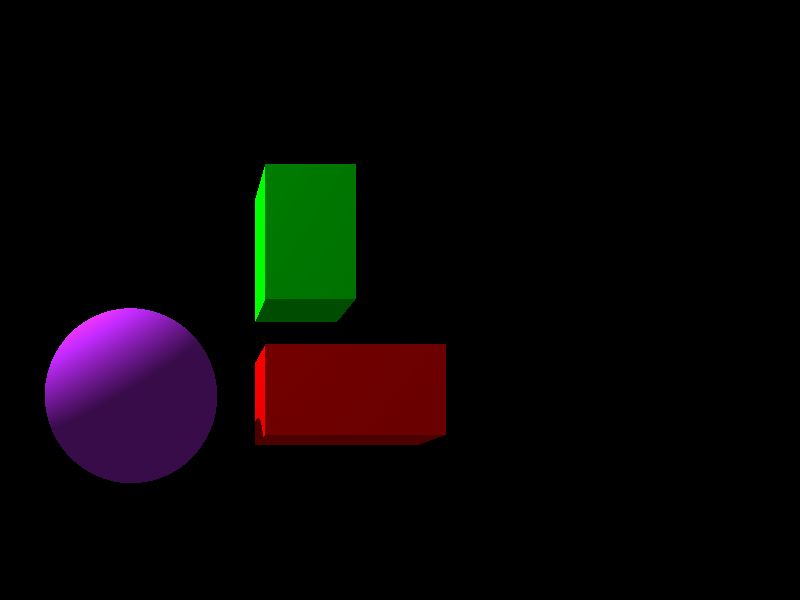

Here is the Python script that generated this plot:
#!/usr/bin/env python3
# -*- coding: utf-8 -*-
#
#  demo_tracer.py
#
#  Copyright 2021 John Coppens <[email redacted]>
#
#  This program is free software; you can redistribute it and/or modify
#  it under the terms of the GNU General Public License as published by
#  the Free Software Foundation; either version 2 of the License, or
#  (at your option) any later version.
#
#  This program is distributed in the hope that it will be useful,
#  but WITHOUT ANY WARRANTY; without even the implied warranty of
#  MERCHANTABILITY or FITNESS FOR A PARTICULAR PURPOSE.  See the
#  GNU General Public License for more details.
#
#  You should have received a copy of the GNU General Public License
#  along with this program; if not, write to the Free Software
#  Foundation, Inc., 51 Franklin Street, Fifth Floor, Boston,
#  MA 02110-1301, USA.
#
#

import pylab as plt
from demo_parser import Scene
from demo_misc import RGB, Vec3, Ray, RGB_image, Hit, EPSILON
from demo_things import Light_source, Sphere

import pdb
from math import tan, radians, sqrt

DEMO_SCENE = 'test_mini.pov'
AMBIENT = 0.3
DEMO_SAVE  = True
DEMO_FNAME = 'demo_tracer.png'
WIDTH  = 800
HEIGHT = 600

'''
                                                         _
     _ __ __ _ _   _      __ _  ___ _ __   ___ _ __ __ _| |_ ___  _ __
    | '__/ _` | | | |    / _` |/ _ \ '_ \ / _ \ '__/ _` | __/ _ \| '__|
    | | | (_| | |_| |   | (_| |  __/ | | |  __/ | | (_| | || (_) | |
    |_|  \__,_|\__, |____\__, |\___|_| |_|\___|_|  \__,_|\__\___/|_|
               |___/_____|___/
'''

#Se pasa por parametros un ancho y altura que va a ser de la pantalla que se
#genera al ejecutar el codigo, en donde estas estan previamente definidas arriba
#al principio del archivo, por ende en este caso va a tener que crear 800x600 rayos,
#es decir, uno por cada pixel de la pantalla.
def ray_generator(w, h, loc, angle):
    """ Generador que fabrica los rayos que necesitamos en el rasterizador.
        Cada llamada entrega una instancia nueva del objeto Ray.
    """

    #Aqui se calcula cuanto va a medir cada pixel (el ancho).
    width = abs(loc.z) * 2 * tan(radians(angle)/2)
    pixel = width / w

    #Luego, por cada i (pixel) en 800x600, calcula la posicion de donde empieza, el
    #X y el Y.
    for i in range(w*h):
        x = (i % w)  - (w//2) + 0.5
        y = (i // w) - (h//2) + 0.5
    # Luego, los multiplica por el ancho del pixel para poder cargarlo en la pantalla.
        x *=  pixel
        y *= -pixel
    #Calcula la direccion, que lo hace con la posicion de la camara y el X y el Y,
    #calculados antes.
        direction = Vec3(x - loc.x, y - loc.y, 0 - loc.z)

    #Y por ultimo vamos a generar el rayo en si, que el mismo no es otra cosa que una 
    #recta, que va a estar dada por la ubicacion de la camara donde empieza, y la 
    #direccion que calculamos antes. Entonces, va a ser una recta formada por un vector
    #con una direccion y una posicion.
        yield Ray(loc, direction.normalized())


#Al venir un rayo por ejemplo, toca un objeto y ese es el primer hit, pero si en vez de
#que rebote y nos muestre la imagen, dejamos que el rayo traspase el objeto y toque la
#parte de atras, y ese es el segundo hit. Entonces cuando hagamos la siguiente funcion 
#de hit, nos van a aparecer dos hits, el primero y el segundo que no nos interesa porque
#esta detras, por ende el que nos interesa es el primero porque es el hit mas cercano.
def nearest_hit(ray, things):
    """ De la lista de impactos (hits), seleccionar el mas cercano a la
        cámera. Si la lista original está vacia, retorna None
    """
    #Por cada una de las cosas que hayamos separado antes, vamos a calcular los hits
    #y los vamos a cargar en un arreglo. Por ejemplo, pueden ser dos hits en una caja.
    hits = []
    for thing in things:
        hits += thing[1].intersection(ray)

    #Luego, por cada uno de los hits, vamos a fijar cual es el mas cercano. 
    nearest = None
    for hit in hits:
    #Entonces al primer hit que tengamos, lo vamos a marcar como el mas cercano.
        if nearest == None:
            nearest = hit
    #Y al aparecer otro hit, se va a fijar si el hit nuevo que estamos comparando,
    #tiene un tiempo menor al hit que estamos considerando mas cercano. Entonces,
    #colocamos el primer hit que encuentro como el mas cercano, y luego nos fijamos
    #que el hit nuevo que detectamos tarda menos que el que ya se considero como mas 
    #cercano, en donde si es asi, a este nuevo hit se lo considera como el mas cercano
    #y de lo contrario mantenemos el primer hit.
        else:
            if hit.t < nearest.t:
                nearest = hit
    return nearest
    #Aca no se comparan los hits de rayos diferentes, sino que esto es por cada rayo, es
    #decir, son los hits del mismo rayo.



def trace_rays_text(raygen, sphere):
    """ Trazar la escena, y mostrar al resultado como caracteres.
        Funciona unicamente con luz ambiental (solo con color/sin color)
    """
    s = ''
    for ray in raygen:
        hits = sphere.intersection(ray)
        if len(hits) != 0:
            s += 'MM'
        else:
            s += '  '
    for i in range(0, WIDTH*HEIGHT*2, WIDTH*2):
        print(s[i : i+WIDTH*2])


#Una vez que tenemos todos los rayos generados, la posicion de la camra,
#los objetos o things, y las luces, vamos a entrar a la siguiente funcion.
def trace_rays_graphics(raygen, things, lights):
    """ Trazar la escena, y mostrar al resultado en forma gráfica.
    """
    
    #Lo primero que hacemos es generar una imagen con el alto y el ancho que
    #necesitamos, cuyos valores son los que definimos al principio.
    rgb = RGB_image(WIDTH, HEIGHT)
    
    #Ahora, por cada uno de los rayos que generamos antes...
    for ray in raygen:
        #Calculamos cual es el hit mas cercano del rayo que incide en el objeto.
        #Esta operacion se calcula para cada uno de los rayos.
        hit = nearest_hit(ray, things)

        #Ahora, si tenemos un impacto o hit...
        if hit:
            # ~ pdb.set_trace()
            #   nos fijamos si está iluminado por la fuente de luz
            #   el rayo inicia en la luz hacia la esfera
            hit_thing = hit.thing       #Se fija contra que objeto choco.
            hit_point = ray.at(hit.t)   #Calcula el punto de impacto en el objeto, su coordenada especifica.
            hit_color = hit_thing.color #Se fija el color que posee el objeto.

            #Nosotros arrancamos por la camara, porque la luz va a generar una cantidad enorme de rayos
            #y hay muchos rayos que la luz va a generar, que no vamos a ver porque no van a rebotar
            #contra la camara, entonces arrancamos por la camara y nos fijamos en que puntos nosotros
            #si vemos. Por ende, sabiendo los puntos que si vemos, tenemos que determinar que rayos de
            #luz chocan en ese punto, de esta manera reducimos la cantidad de rayos que tenemos que calcular.
            #
            #Cuando el rayo saliente de la camara inside en el objeto, en un punto especifico, nos fijamos 
            #donde esta la fuente de luz, y para eso generamos otro rayo para ir hasta la fuente de luz, que
            #seria lo inverso a la vida real, en donde los rayos de la luz insiden en el objeto y los rayos se
            #reflejan en los ojos. Entonces calculamos el rayo que va del objeto a la luz.
            #
            #Vemos la posicion de la luz y luego calculamos el nuevo rayo hacia la luz, formado por una recta 
            #que pasa por un punto y tiene una direccion. El punto por el que pasa es la posicion en la luz y 
            #la direccion va a ser el punto de impacto del rayo en el objeto desde la camara menos la posicion de la luz.
            light_loc = lights[0].location  
            light_ray = Ray(light_loc, (hit_point - light_loc).normalized())

            #Controlamos si no hay obstaculos en el camino.
            nearest_light_hit = nearest_hit(light_ray, things)

            #El EPSILON es un numero muy pequeño que se lo considera casi como 0.
            if abs(nearest_light_hit.t - abs(hit_point - light_loc)) > EPSILON:
                #Si hay sombra, lo que hace es pintar el pixel del color de la figura y lo multiplica por la
                #constante AMBIENT (luz ambiente) que esta definida al comienzo del archivo, generando que se 
                #vea un poco mas oscuro.
                rgb.add_pixel(hit_color * AMBIENT)

            #En el caso de que no haya sombra (por que el rayo pega directamente en la figura)...    
            else: #La luz llega a la figura, y calculamos la intensidad de la misma.
                #Lo que hace es calcular el angulo entre la direccion del rayo de la luz y la normal del hit.
                cos_angle = -(light_ray.direction * hit.normal)
                illumination = hit_color * AMBIENT   #Consideramos la iluminacion, que seria el color por la iluminacion ambiente.
                
                #Entonces, si entre la normal del objeto y el rayo de luz es mayor a 0, significa que le esta pegando directamente
                #o con un angulo menor a 90 grados. Por lo tanto, cuanto mas cerca este el angulo a 90º menor va a ser la intensidad
                #de la luz. Entonces, si el coseno del angulo es mayor a 0, la ilumniacion va a ser el color ambiente y le sumamos
                #el color por el coseno del angulo, y al sumarle lo hacemos mas brillante. Y al final pintamos ese pixel por el color 
                #de la iluminacion que calculamos. Con el coseno determinamos que tan fuerte va a ser la iluminacion en donde esta ya
                #tiene en cuenta el color.
                if cos_angle > 0:  
                    illumination = illumination + (hit_color * cos_angle)
                rgb.add_pixel(illumination)

        #Pero, si no hay un impacto, es decir, si el rayo no choco con ningun objeto,
        #pinta ese pixel de negro, representando el vacio.
        else:
            rgb.add_pixel(RGB('Black'))
        
    rgb.show()     #Mostramos la imagen, que la definimos antes con tal ancho y tal alto.
    if DEMO_SAVE:
        rgb.save(DEMO_FNAME)   #Guardamos la imagen.


def plot_rays(raygen):
    """ Rutina para controlar al generador de rayos. Plotea los vectores de
        dirección, utilizando MatPlotLib
    """
    x = []; y = []
    for r in raygen:
        d = r.direction
        x.append(d.x)
        y.append(d.y)

    plt.plot(x, y, '.')
    plt.title('Gráfico de los puntos finales de los rayos')
    plt.axis('equal')
    plt.show()


def export_rays(raygen):
    """ Exporta los 'rayos' del generador, por si quieren utilizarlos
        para otro programa
    """
    x = []; y = []

    with open('ray_export.csv', 'w') as outf:
        for r in raygen:
            d = r.direction
            l = r.origin
            print(("{:.6g},"*6).format(l.x, l.y, l.z, d.x, d.y, d.z),
                file = outf)



#Este es el archivo principal del programa, y empieza por el main.
def main(args):
    #Lo primero que hace es leer la escena del archivo fuente (pov),
    #recordamos que en el archivo pov se definen las figuras.
    scene = Scene()
    #Luego, una vez que tiene el archivo, va a usar el parser para
    #sacar los elementos claves del mismo, mediante parse_file.
    parsed = scene.parse_file(DEMO_SCENE)
    print(parsed)


    #Luego de parsear la scene, va a serparar los elementos claves del archivo
    #pov en las variables camara, luces y en cosas para mayor claridad.
    cameras, lights, things = scene.make_catalog(parsed)

    #En este caso, chequea que si no hay luces va a haber luz ambiente
    #y se va a ver oscuro.
    if len(lights) == 0:
        print('No lights defined. Only ambient light will be used!')

    #Si no hay cosas, va a saltar un error ya que no se puede ver nada
    #si no hay objetos.
    if len(things) == 0:
        print('You can\'t see anything without objects!')
        exit(1)

    #Si no hay camaras, avisa que necesita por lo menos una camara definida.
    if len(cameras) == 0:
        print('At least one camera must be defined.')
        exit(1)


    #Luego va a sacar de la camara, del archivo pov, en que locacion 
    #esta y el angulo, almacenandolas en las siguientes variables:
    camera_loc = cameras[0].location[1] #Vector definido en el pov
    camera_angle = cameras[0].angle[1] #Float definido en el pov

    #Una vez que tenemos definidos todas las cosas anteriores (camaras,
    #luces, etc), lo que vamos a hacer ahora es crear el generador de
    #los rayos, que es el proceso de ray tracing.
    #
    #Se posiciona sobre la camara, tomando su ubicacion y el angulo definido,
    #para saber desde donde tiene que crear los rayos.
    raygen = ray_generator(WIDTH, HEIGHT, camera_loc, camera_angle)


    #La siguiente es la parte mas importante ya que lo que el programa hace aca
    #es fijarse que rayos chocan con un objeto, y que rayos no. Ademas va a fijarse
    #la intensidad de la luz, de que color va a tener que pintar cada objeto, y para eso
    #vamos a necesitar los rayos que generamos (uno por cada pixel), las cosas u objetos
    #que encontramos en el archivo pov (figuras) y la luz.
    #
    # ~ plot_rays(raygen)
    # ~ export_rays(raygen)
    # ~ trace_rays_text(raygen, sphere)
    trace_rays_graphics(raygen, things, lights)

    return 0



if __name__ == '__main__':
    import sys
    sys.exit(main(sys.argv))
